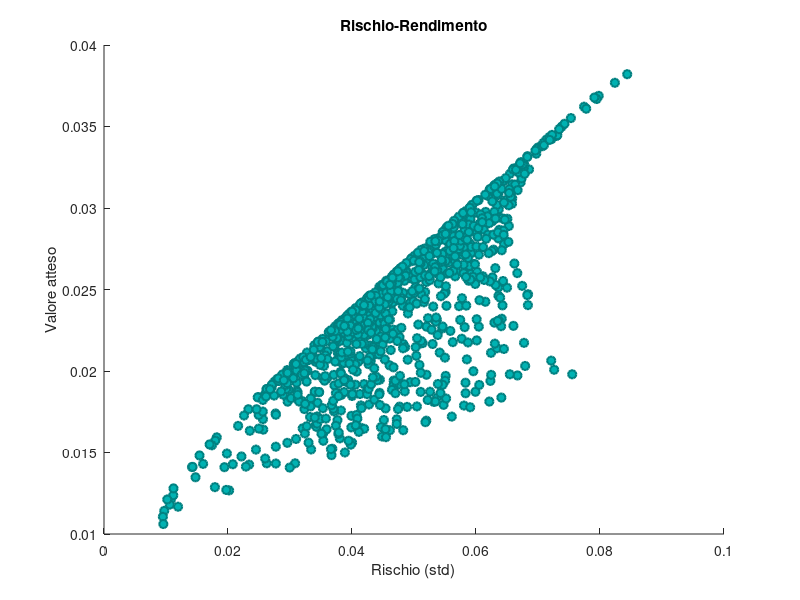

Write the MATLAB code that produced this figure. (Note: this script raises an error after producing the figure.)
%% Genera portafogli aleatori composti da 3 titoli e fa il grafico nello spazio rischio-rendimento.

% Input necessari per il modello media-varianza
mu_A		= 0.02;
mu_B		= 0.01;
mu_C		= 0.04;
sigma_A	= 0.08;
sigma_B	= 0.01;
sigma_C	= 0.09;
corAB  = -0.2;
corAC=0.2;
corBC=-0.1;

%% calcolo del rendimento atteso e deviazione standard del rendimento di un portafogli specifico utilizzando la forma matriciale
V =  [	sigma_A^2 					corAB*sigma_A*sigma_B 		corAC*sigma_A*sigma_C ;
		corAB*sigma_A*sigma_B 		sigma_B^2 					corBC*sigma_C*sigma_B; 
		corAC*sigma_A*sigma_C 		corBC*sigma_C*sigma_B		sigma_C^2];
R = [mu_A ; mu_B ; mu_C ];

% un portafogli aleatorio
X = [ 0.3 ; 0.4 ; 0.3 ];
ERP      = X'*R;
sigmaP  = sqrt(X'*V*X);


n_portfolio = 1000;% il numero dei portafogli da generare
r_p 		= zeros(n_portfolio,1);% prealloca il rendimento atteso dei portafogli 
var_p 	= zeros(n_portfolio,1);% prealloca la varianze dei rendimenti dei portafogli 
Xp	 		= zeros(3,n_portfolio);% prealloca le quote dei due titoli per ciascun portafogli 

%% genera 1000 portafogli aleatori e calcola i loro valore attesi e deviazione standard
for i = 1:n_portfolio
	X 			= rand(3,1);% genera tre numeri casuali da una uniforme [0,1]
	Xp(:,i) 			= X/sum(X);% vettore dei pesi con il  vincolo di budget soddisfatto
	r_p(i)   	= Xp(:,i)'*R;% rendimento atteso del rendimento di ciascun portafogli 
	var_p(i)  = Xp(:,i)'*V*Xp(:,i);% varianza del rendimento di ciascun portafogli
end
sig_p=sqrt(var_p);% deviazionne standard del rendimento di ciascun portafogli 

%% fai il plotting della deviazione standard e rendimento atteso dei portafogli generati
scatter(sig_p,r_p, 'MarkerEdgeColor',[0 .5 .5],...
              'MarkerFaceColor',[0 .7 .7],...
              'LineWidth',1.5);% grafico a dispersione
xlabel('Rischio (std)');% titolo dell'asse x
ylabel('Valore atteso');% titolo dell'asse y
title('Rischio-Rendimento');% titolo del nostro grafico

%% calcola il portafogli di minima varianza
    %%%%%%%%%%%%%%%%%%%%%%%%%%%%%%%%%%%%%%%%%
%   R uguale al vettore dei rendimenti attesi
%   V uguale alla matrice di varianza-covarianza
%   n ci dà il numero dei titoli del nostro portafogli 
    %%%%%%%%%%%%%%%%%%%%%%%%%%%%%%%%%%%%%%%%%
n		= 3;								
[Xmin, fvalmin] = fmincon(@(x) sqrt(x'*V*x), ... % la funzione da minimizzare
                ones(n,1)/n, ...                 % imposta i valori di ipotesi/partenza
                [], [], ...                      % nessun vincolo di disuguaglianza
                ones(1,n), ...     	             % termine A -> vincolo di uguaglianza Aeq*x=beq
                1, ...                           % termine beq -> vincolo di uguaglianza Aeq*x=beq
				...							     % vincolo : somma(pesi) = 1
                zeros(n, 1), []);                % limite inferiore sui pesi x               
%calcola il rendimento atteso del portafogli di minima varianza
mu_min=Xmin'*R;

%% calcola la frontiera efficiente

numberp    = 40;                                    % numero di punti della frontiera efficiente
mu_i    = linspace(mu_min,max(R),numberp); 			% il valore atteso desiderato
sigma_i = zeros(numberp,1);                         % prealloca la deviazione standard dei portafogli 
for i=1:numberp
    %%% per ciascun valore atteso calcola
    %%% la funzione di covarianza utilizzando fmincon
    [X, fval] = fmincon(@(x) sqrt(x'*V*x), ... % la funzione da minimizzare
                ones(n,1)/n, ...               % imposta i valori di ipotesi/partenza
                [], [], ...                    % nessun vincolo di disuguaglianza
                [ones(1,n) ; R'], ...     	   % termine A -> vincolo di uguaglianza Ax=b
                [ 1 ; mu_i(i) ], ...           % termine b -> vincolo di uguaglianza Ax=b
				...							   % primo vincolo : somma(pesi) = 1
				...							   % secondo vincolo : valore atteso portafogli = mu_i
                zeros(n, 1), []);              % limite inferiore sui pesi x              
    sigma_i(i) = fval;                         % memorizzando la deviazione standard corrispondente
end
%%%%%%%%%%%%%%%%%%%%%%%%%%%%%%%%%%%%%%%%%%%%%%%%%%%%%%%%%%%%%%%%%%%%%%%%%%%%

%%  fa il plot del rendimento atteso e la deviazione standard dei portafogli calcolati precedentemente
figure
scatter(sig_p,r_p); % grafico a dispersione
xlabel('Rischio (std)');% titolo dell'asse x
ylabel('Valore atteso');% titolo dell'asse y
hold on;% aggiungi grafici al grafico esistente
plot(sigma_i,mu_i,'r'); % plotta il rendimento atteso e la deviazione standard dei portafogli
%calcolati precedentemente
hold on; % aggiungi grafici al grafico esistente
%plotta il portafogli di minima varianza
scatter(fvalmin,mu_min,50, 'k', 'filled');
legend('Portafogli Aleatori','Portafogli Efficienti', 'Portafogli di Minima Varianza', 'Location','northwest');% aggiungi legenda
hold off;% interrompe la sovrapposizione di grafici
